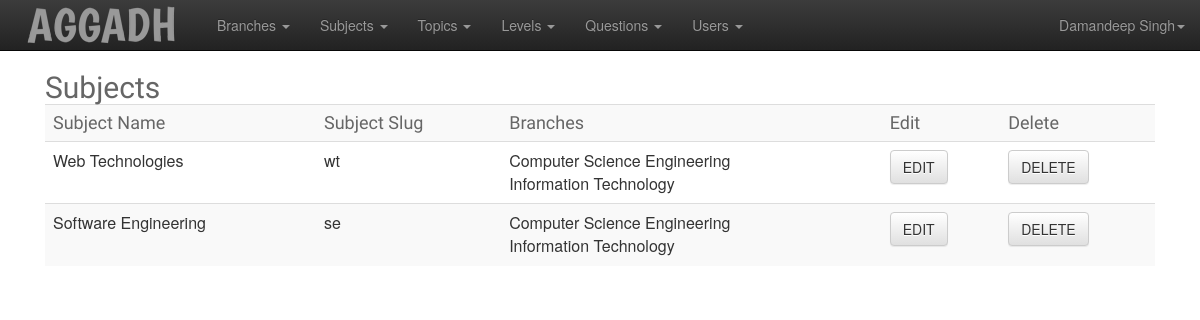
Screenshot of /admin/subject-list.php (signed in) with the database file from the repository.
### tables this page shows
CREATE TABLE IF NOT EXISTS `subjects` (
  `sub_id` int(11) NOT NULL AUTO_INCREMENT,
  `sub_name` varchar(255) NOT NULL,
  `sub_slug` varchar(255) NOT NULL,
  PRIMARY KEY (`sub_id`),
  UNIQUE KEY `sub_slug` (`sub_slug`)
);

CREATE TABLE IF NOT EXISTS `branches` (
  `branch_id` int(11) NOT NULL AUTO_INCREMENT,
  `branch_name` varchar(255) NOT NULL,
  `bn_slug` varchar(255) NOT NULL,
  PRIMARY KEY (`branch_id`),
  UNIQUE KEY `bn_slug` (`bn_slug`)
);

### includes/functions.php (called while the page is built, shortened)
<?php require 'db.php';
function adminName($a_id)
{
    global $conn;
    $query = "SELECT a_name from admins WHERE `a_id`=? ;";
                            $q = $conn->prepare($query);
                            $q->bind_param('i', $aid);
                        $q->execute();
                        $q->bind_result($admin_name);
                        return $admin_name;
}
function getBranchInfo($id)
{
    global $conn;
    $query = "SELECT branch_name, bn_slug from branches WHERE `branch_id`=? ;";
                            $q = $conn->prepare($query);
                            $q->bind_param('s', $bid);
                        $q->execute();
                        $q->bind_result($b_name,$b_slug);
                        $row[0] = $b_name;
                        $row[1] = $b_slug;
                        return $row;
}
function getSubjects()
{
    $getquery = "Select * from subjects ;";
    global $conn;
                        $res = $conn->query($getquery);
                     return $res;
}
function getBranchIdsForSubject($sub_id)
{
    $query = "Select branch_id FROM branch_sub_map WHERE `sub_id` = ?";
     global $conn;
     $q = $conn->prepare($query);
                            $q->bind_param("i",$sid);
                            $sid = $sub_id;
                            $q->execute();
                            $q->bind_result($branch);
                            while($q->fetch())
                            {
                                $branches[] = $branch;
                            }
                            return $branches;
}

### admin/subject-list.php (the view, shortened to what this page needs)
<?php include './includes/header.php';?>
<div class="container">
    <div class="container-fluid">
        <h2>Subjects</h2>
        <table class="table table-responsive table-striped">
            <tr>
                <td><h4>Subject Name</h4></td>
                <td><h4>Subject Slug</h4></td>
                <td><h4>Branches</h4></td>
                <td><h4>Edit</h4></td>
                <td><h4>Delete</h4></td>
            </tr>
        <?php
        $arr = getSubjects();
        while($row = $arr->fetch_array())
                     {
            $sub_id = $row['sub_id'];
            $branches = getBranchIdsForSubject($sub_id);
            ?>
            <tr>
                <td><span><? echo $row['sub_name']; ?></span></td>
                <td><span><? echo $row['sub_slug']; ?></span></td>
                <td><span><? foreach ($branches as $bid) {
            $bran = getBranchInfo($bid);
            echo $bran[0]."<br/>";
        } ?></span></td>
                <td><a class="btn btn-default" href="subject-edit.php?edit=1&id=<? echo $row['sub_id'];?>">EDIT</a></td>
                <td><a class="btn btn-default" onclick="return confirm('Sure, you wanna do this ?')" href="subject-list.php?delete=1$slug=<? echo $row['sub_slug']; ?>&id=<? echo $row['sub_id'];?>">DELETE</a></td>
            </tr>
                    <? }  ?>
        </table>
        </div>
</div>
<? include './includes/footer.php';?>

### admin/includes/header.php (shortened to what this page needs)
<?php session_start();
require ("../includes/functions.php");?>
<html>
    <head>
        <link rel="stylesheet" type="text/css" href="css/bootstrap.css" />
        <link rel="stylesheet" type="text/css" href="css/bootstrap-theme.css" />
        <link rel="stylesheet" type="text/css" href="css/style.css" />
    </head>
    <body>
        <header>
            <div class="navbar navbar-inverse navbar-static-top" >
                <div class="container-fluid">
    <div class="navbar-header">
        <a class="navbar-brand" href="adminindex.php"><img src="../img/logo-footer-menu.png" /></a>
    </div>
    <div class="collapse navbar-collapse" id="main-menu-collapse">
      <ul class="nav navbar-nav">
          <? if(isset($_SESSION['admin']))
          {?>
        <li class="dropdown">
          <a href="#" class="dropdown-toggle" data-toggle="dropdown">Branches <b class="caret"></b></a>
        </li>
        <li class="dropdown">
          <a href="#" class="dropdown-toggle" data-toggle="dropdown">Subjects <b class="caret"></b></a>
        </li>
        <li class="dropdown">
          <a href="#" class="dropdown-toggle" data-toggle="dropdown">Topics <b class="caret"></b></a>
        </li>
        <li class="dropdown">
          <a href="#" class="dropdown-toggle" data-toggle="dropdown">Levels <b class="caret"></b></a>
        </li>
        <li class="dropdown">
          <a href="#" class="dropdown-toggle" data-toggle="dropdown">Questions <b class="caret"></b></a>
        </li>
        <li class="dropdown">
          <a href="#" class="dropdown-toggle" data-toggle="dropdown">Users <b class="caret"></b></a>
        </li>
        <?
          }
          ?>
      </ul>
      <ul class="nav navbar-nav navbar-right">
        <li class="dropdown">
            <? if(isset($_SESSION['admin']))
            { ?>
            <a href="#" class="dropdown-toggle" data-toggle="dropdown"><?$a=adminName($_SESSION['admin']); echo $a; ?><b class="caret"></b></a>
 <?}
 ?>
        </li>
      </ul>
    </div>
  </div>
        </header>

### admin/css/style.css (style rules this page uses)
h1,h2,h3,h4,h5,h6 { font-family: "Boogaloo" !important; font-weight: normal !important; color: #666; margin: 0; padding: 0; }
.navbar-brand, .navbar-brand > img { margin: 0; padding: 0px 8px; }

### rows the page displays
subjects: sub_name "Web Technologies", sub_slug "wt"
branches: branch_name "Computer Science Engineering"
branches: branch_name "Information Technology"
subjects: sub_name "Software Engineering", sub_slug "se"

### other values shown
$a "Damandeep Singh"
